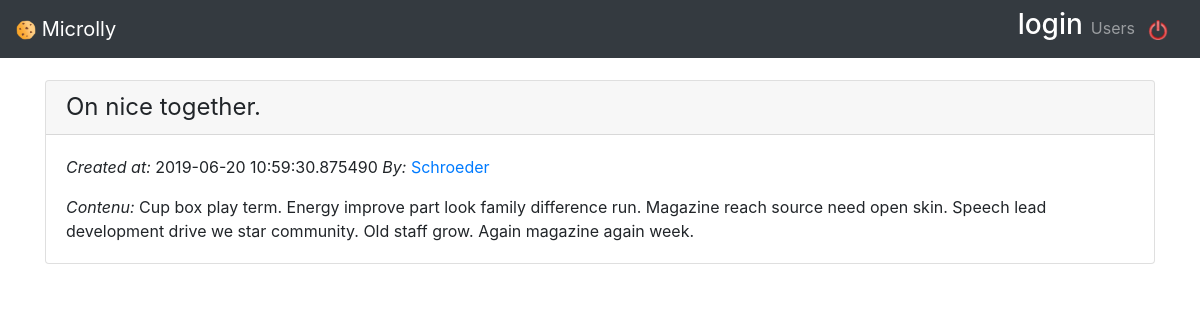
The app's page /publications/101 (signed in) with its own data.
### models.py (models this page shows)
class BaseModel(Model):
    class Meta:
        database = database

class User(BaseModel,UserMixin):
    username = CharField(max_length=20)
    password = CharField()
    first_name = CharField(max_length=20)
    last_name = CharField(max_length=20)
    email = CharField(max_length=20)
    created_at = DateTimeField(default=datetime.datetime.now)

class Publication(BaseModel):
    title = CharField(max_length=50)
    body = TextField()
    created_date = CharField(default=datetime.datetime.now)
    update_date = CharField(default=datetime.datetime.now)
    user_created = ForeignKeyField(User, backref="publications")

### app.py (the view)
@app.route('/publications/<int:id>')
@login_required
def publications_detail(id):
    publication = Publication.get(id)
    return render_template('publications/details.html', publication=publication)

### app.py (called while the page is built)
@login_manager.user_loader
def load_user(user_id):
    return User.get(user_id)

### templates/publications/details.html
{% extends 'base.html' %}
{% block body %}
<div class="card" >
    <div class="card-header">
        <h4 class="my-0 font-weight-normal">{{ publication.title }}</h4>
    </div>
    <div class="card-body">
        <p class="card-text">
            <em>Created at:</em> {{ publication.created_date }}
            <em>By:</em><a href="{{ url_for('publication', username=publication.user_created.username) }}"> {{publication.user_created.username}}</a>
        </p>
        <p class="card-text"><em>Contenu:</em> {{ publication.body }}</p>
    </div>
</div>
{% endblock %}

### templates/base.html (shortened to what this page needs)
<!DOCTYPE html>
<html>
<head>
    <link rel="stylesheet" href="https://stackpath.bootstrapcdn.com/bootstrap/4.3.1/css/bootstrap.min.css"
>
    <link rel="stylesheet" type="text/css" href="{{ url_for('static', filename='css/microlly.css') }}">
</head>
<body>
    <nav class="navbar navbar-expand-md navbar-dark bg-dark fixed-top">
        <a class="navbar-brand" href="{{ url_for('publication') }}">
            <img width="20px" height="20px" src="{{ url_for('static', filename='img/cookie.png') }}" />
            Microlly
        </a>
        <div class="navbar-collapse collapse w-100 order-3 dual-collapse2" id="navbarsExampleDefault">
            <ul class="navbar-nav ml-auto">
                {% if session['id'] %}
                <li>
                    <h3 style="color:white">{{ session['username'] }}</h3>
                </li>
                <li class="nav-item">
                    <a class="nav-link" href="{{ url_for('liste_users') }}">Users</a>
                </li>
                {% endif %}
                {% if session['id'] %}
                    <li>
                        <a class="navbar-brand delete" href="{{ url_for('logout') }}" style="margin-left: 5px"><img width="20px" height="20px" src="{{ url_for('static', filename='img/deconnexion.png') }}"/></a>
                    </li>
                {% endif %}
            </ul>
        </div>
    </nav>
    <main role="main" class="container ">
        {% block body %}{% endblock %}
    </main>
</body>
</html>

### templates/base.html (style rules this page uses)
body { padding-top: 5rem; }

### records on screen
User: username "login"
Publication: title "On nice together.", created_date "2019-06-20 10:59:30.875490", body "Cup box play term. Energy improve part look family difference run. Magazine reach source need open skin. Speech lead development drive we star community. Old staff grow. Again magazine again week."
User: user_created.username "Schroeder"
